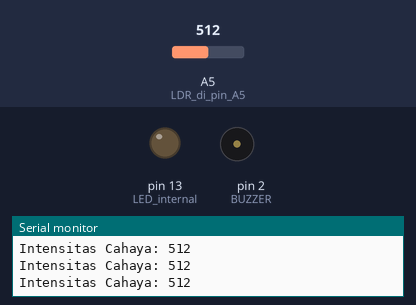
Bench run of a sketch on a simulated Arduino Uno, built with avr-gcc and run on an emulated ATmega328P. Shown: output pins drawn as LEDs (lit = HIGH), buzzer (waves = sounding), the last lines printed to the serial monitor. Dashed ring = blinking. Inputs (shaded band) come from the test bench; at power-on: A5 (LDR_di_pin_A5) = 512.

Above: at 1.2 s.
1.3 s: A5 (LDR_di_pin_A5) set to 487
At 1.6 s:
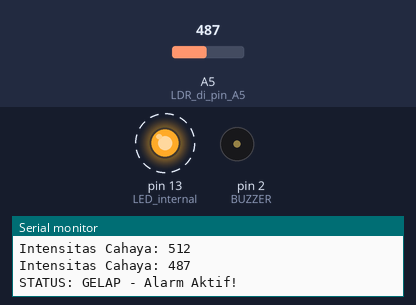
4.3 s: A5 (LDR_di_pin_A5) set to 510
At 4.53 s:
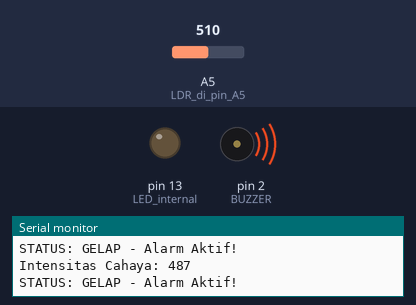
5.9 s: A5 (LDR_di_pin_A5) set to 490
At 7.05 s:
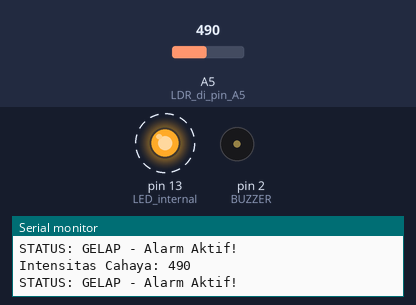
8.9 s: A5 (LDR_di_pin_A5) set to 511
At 10.3 s:
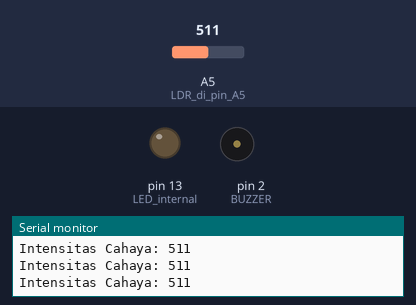
Timing chart, 0 to 11.5 s (numbered marks = the images above; inputs shaded):
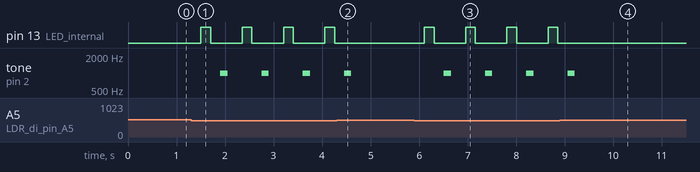

Measured:
- the behaviour switches between 500 and 499 on A5 (LDR_di_pin_A5) (found by bisection; images 0 and 1)
- after the input at 1.3 s, pin 13 (LED_internal): alternates HIGH for 0.20 s and LOW for 0.65 s, starting after 0.20 s; tone on pin 2 (BUZZER): alternates 1000 Hz for 0.15 s and silent for 0.70 s, starting after 0.60 s
- after the input at 4.3 s, pin 13 (LED_internal): stays LOW (without the input it goes to HIGH after 0.61 s); tone on pin 2 (BUZZER): goes on until 4.6 s, then stays silent
- after the input at 5.9 s, pin 13 (LED_internal): alternates HIGH for 0.20 s and LOW for 0.65 s, starting after 0.21 s; tone on pin 2 (BUZZER): alternates 1000 Hz for 0.15 s and silent for 0.70 s, starting after 0.61 s
- after the input at 8.9 s, pin 13 (LED_internal): stops changing and stays LOW; tone on pin 2 (BUZZER): goes on until 9.2 s, then stays silent

The sketch:

light_monitor.ino
```cpp
#define BUZZER 2

// Fungsi untuk membuat LED berkedip
void ledBlink(int speed) {
  digitalWrite(LED_BUILTIN, HIGH);
  delay(speed);
  digitalWrite(LED_BUILTIN, LOW);
  delay(speed); // Tambahan delay agar kedipan terlihat jelas (mati-nyala)
}

// Fungsi untuk membuat suara di buzzer module
void soundAlert(int speed, int freq) {
  tone(BUZZER, freq);
  delay(speed);
  noTone(BUZZER);
}

void setup() {
  Serial.begin(9600);
  pinMode(A5, INPUT);            // LDR di pin A5
  pinMode(LED_BUILTIN, OUTPUT);  // LED internal (Pin 13)
  pinMode(BUZZER, OUTPUT);       // Buzzer di Pin 2

  Serial.println("--- Sistem Monitoring Cahaya Dimulai ---");
}

void loop() {
  // 1. Membaca nilai sensor cahaya
  int sensor_value = analogRead(A5);

  // 2. Menampilkan nilai ke Serial Monitor
  Serial.print("Intensitas Cahaya: ");
  Serial.println(sensor_value);

  // 3. Logika kontrol (Jika GELAP, nyalakan alarm)
  if (sensor_value < 500) {
    Serial.println("STATUS: GELAP - Alarm Aktif!");
    ledBlink(200);        // Kedip cepat
    soundAlert(150, 1000); // Bunyi bip frekuensi 1000Hz
  } else {
    // Jika terang, pastikan semua mati
    digitalWrite(LED_BUILTIN, LOW);
    noTone(BUZZER);
  }

  delay(300); // Jeda sedikit agar pembacaan sensor stabil
}
```
